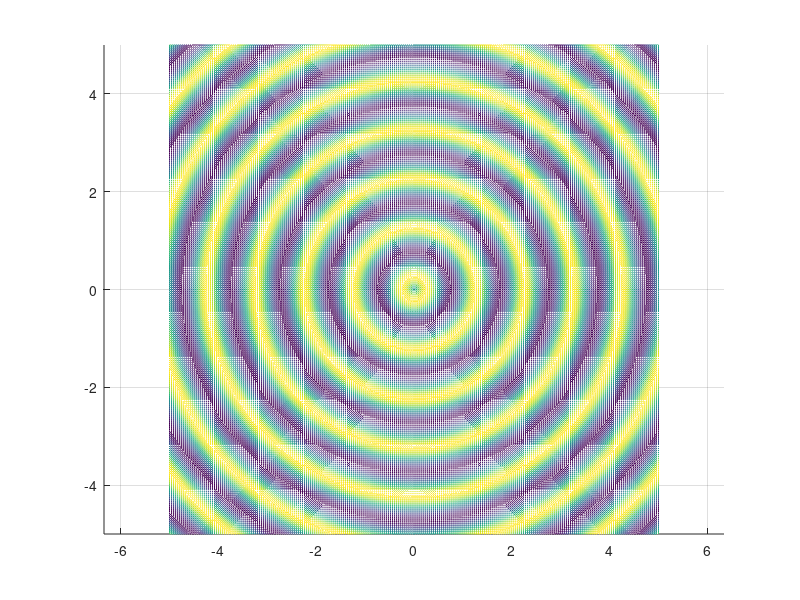

Reproduce this figure in MATLAB.
%
% Author: Tiago Mendes;
% University of Aveiro - September 2019 
%

clear all;
close all;
clc;

Ta = 1/25; % Tempo de amostragem em segundos

x1 = [-5:Ta:5]';
x2 = [-5:Ta:5];
t = [0:Ta:5]';
r = zeros(length(x1), length(x2));
for n = 1:length(t)
  tic;
  for i = 1:length(x1)
    r(i, :) = 2*sin(2*pi*(sqrt(x1(i)^2 + x2.^2)) - 2*pi*t(n));
  end
  mesh(x1,x2,r);
  view(2);
  axis equal;
  drawnow();
  pause(Ta - toc);
end